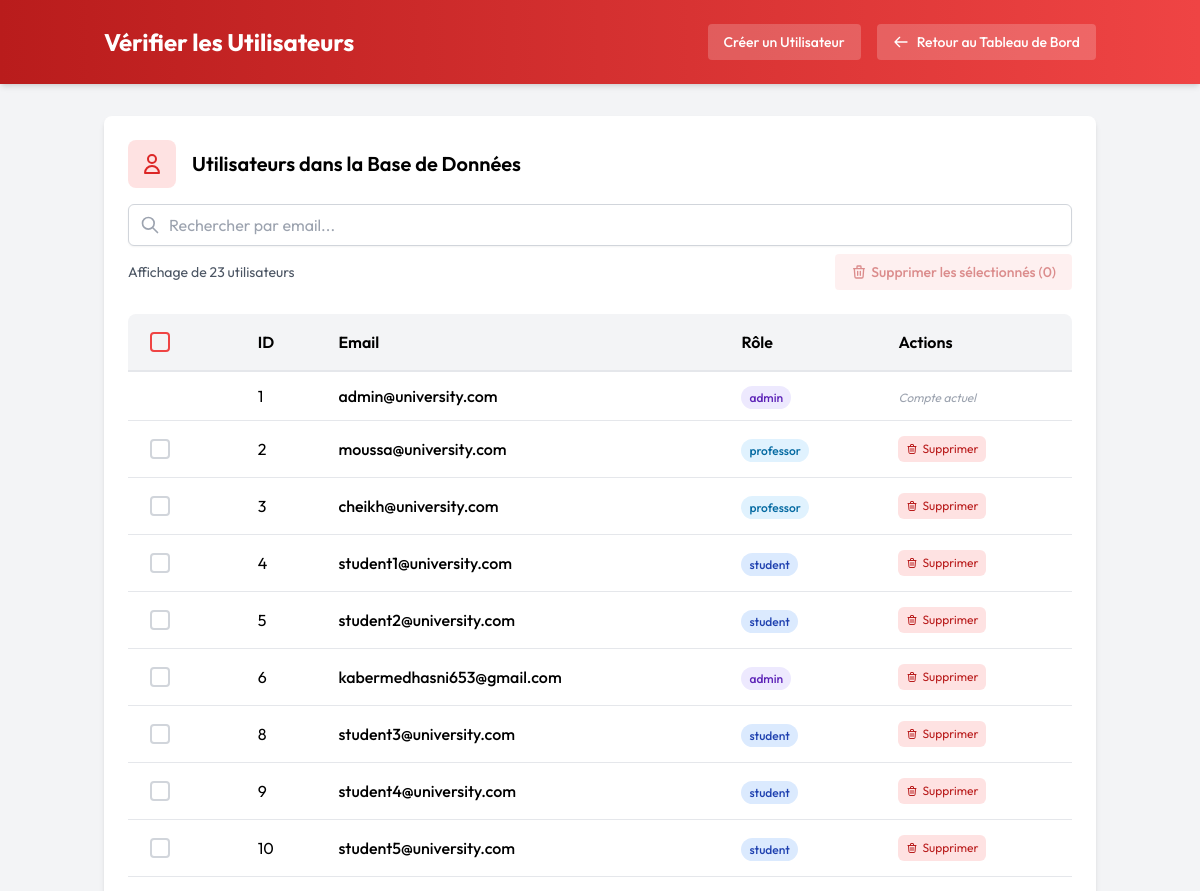
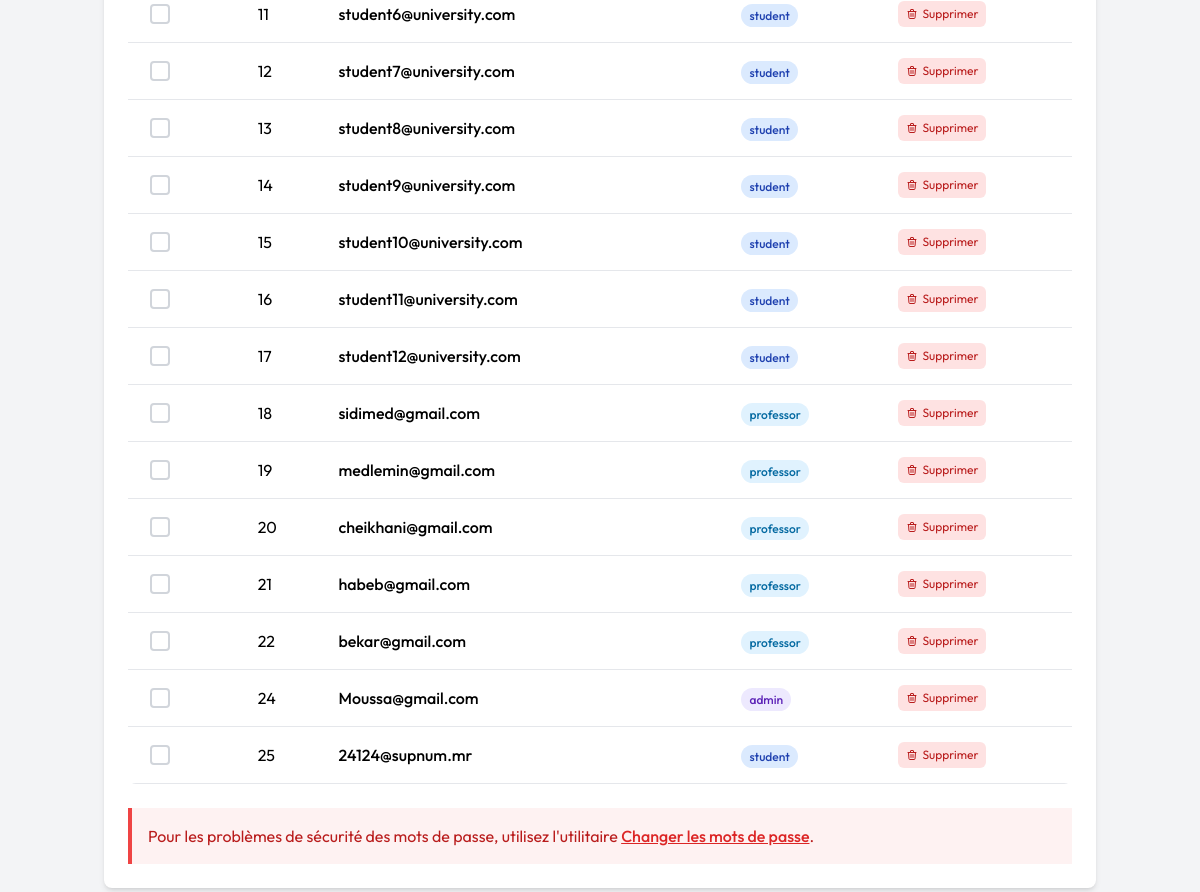
The app's page /views/check_users.php (signed in) with its own data (2 pictures, top to bottom).
### tables this page shows
CREATE TABLE `users` (
  `id` int NOT NULL,
  `name` varchar(100) NOT NULL,
  `email` varchar(100) NOT NULL,
  `password` varchar(255) NOT NULL,
  `role` enum('admin','student','professor') NOT NULL,
  `group_id` int DEFAULT NULL,
  `year_id` int DEFAULT NULL,
  `created_at` timestamp NULL DEFAULT CURRENT_TIMESTAMP
);

### src/views/check_users.php (the view, shortened to what this page needs)
<?php
require_once '../includes/db.php';
try {
    $stmt = $pdo->query("SELECT id, email, role FROM users");
    $users = $stmt->fetchAll(PDO::FETCH_ASSOC);
?>
<!DOCTYPE html>
<html lang="fr">
<head>
    <script src="https://cdn.tailwindcss.com"></script>
</head>
<body class="bg-gray-100 min-h-screen">
    <header class="bg-gradient-to-r from-red-700 to-red-500 text-white shadow-md">
        <div class="container mx-auto px-4 py-6">
            <div class="flex justify-between items-center">
                <h1 class="text-2xl font-bold">Vérifier les Utilisateurs</h1>
                <div class="flex space-x-4">
                    <a href="../views/manage_users.php" class="bg-white/20 hover:bg-white/30 text-white font-medium py-2 px-4 rounded transition duration-300 text-sm">
                        Créer un Utilisateur
                    </a>
                    <a href="../admin/index.php" class="bg-white/20 hover:bg-white/30 text-white font-medium py-2 px-4 rounded transition duration-300 text-sm flex items-center">
                        <svg xmlns="http://www.w3.org/2000/svg" class="h-4 w-4 mr-2" fill="none" viewBox="0 0 24 24" stroke="currentColor">
                            <path stroke-linecap="round" stroke-linejoin="round" stroke-width="2" d="M10 19l-7-7m0 0l7-7m-7 7h18" />
                        </svg>
                        Retour au Tableau de Bord
                    </a>
                </div>
            </div>
        </div>
    </header>
    <main class="container mx-auto px-4 py-8">
        <div class="bg-white rounded-lg shadow-md p-6 mb-8">
            <div class="flex items-center mb-4">
                <div class="bg-red-100 p-3 rounded-lg mr-4">
                    <svg xmlns="http://www.w3.org/2000/svg" class="h-6 w-6 text-red-600" fill="none" viewBox="0 0 24 24" stroke="currentColor">
                        <path stroke-linecap="round" stroke-linejoin="round" stroke-width="2" d="M16 7a4 4 0 11-8 0 4 4 0 018 0zM12 14a7 7 0 00-7 7h14a7 7 0 00-7-7z" />
                    </svg>
                </div>
                <h2 class="text-xl font-semibold">Utilisateurs dans la Base de Données</h2>
            </div>
            <div class="mb-6">
                <div class="relative">
                    <div class="absolute inset-y-0 left-0 pl-3 flex items-center pointer-events-none">
                    </div>
                    <input id="email-search" type="text" class="search-box block w-full pl-10 pr-3 py-2 rounded-md border border-gray-300 shadow-sm focus:outline-none focus:border-red-500 focus:ring-0 transition duration-150 ease-in-out" placeholder="Rechercher par email...">
                </div>
                <div class="flex justify-between items-center mt-2">
                    <p id="search-results" class="text-sm text-gray-600">Affichage de <span id="count-display"><?php echo count($users); ?></span> utilisateurs</p>
                    <button id="bulk-delete-btn" class="bulk-delete-btn py-2 px-4 rounded text-sm font-medium disabled:opacity-50 disabled:cursor-not-allowed" disabled>
                        Supprimer les sélectionnés (<span id="selected-counter">0</span>)
                    </button>
                </div>
            </div>
            <?php if (count($users) === 0): ?>
                <div class="bg-yellow-50 border-l-4 border-yellow-400 p-4">
                    <div class="flex">
                        <div class="flex-shrink-0">
                            <svg class="h-5 w-5 text-yellow-400" viewBox="0 0 20 20" fill="currentColor">
                                <path fill-rule="evenodd" d="M8.257 3.099c.765-1.36 2.722-1.36 3.486 0l5.58 9.92c.75 1.334-.213 2.98-1.742 2.98H4.42c-1.53 0-2.493-1.646-1.743-2.98l5.58-9.92zM11 13a1 1 0 11-2 0 1 1 0 012 0zm-1-8a1 1 0 00-1 1v3a1 1 0 002 0V6a1 1 0 00-1-1z" clip-rule="evenodd" />
                            </svg>
                        </div>
                        <div class="ml-3">
                            <p class="text-sm text-yellow-700">
                                Aucun utilisateur trouvé dans la base de données.
                            </p>
                            <p class="mt-2 text-sm text-yellow-700">
                                Vous devrez peut-être ajouter des utilisateurs d'abord.
                            </p>
                        </div>
                    </div>
                </div>
            <?php else: ?>
                <div class="table-container">
                    <table class="min-w-full">
                        <thead>
                            <tr>
                                <th class="checkbox-column">
                                    <div class="custom-checkbox">
                                        <span class="checkbox-icon"></span>
                                    </div>
                                </th>
                                <th>ID</th>
                                <th>Email</th>
                                <th>Rôle</th>
                                <th>Actions</th>
                            </tr>
                        </thead>
                        <tbody id="users-table-body">
                            <?php foreach ($users as $user):
                                $role_class = 'badge-student';
                                if ($user['role'] === 'admin') {
                                    $role_class = 'badge-admin';
                                } elseif ($user['role'] === 'professor') {
                                    $role_class = 'badge-professor';
                                }
                                $is_current_user = $user['id'] == $_SESSION['user_id'];
                            ?>
                                <tr class="user-row"
                                    data-email="<?php echo htmlspecialchars($user['email']); ?>"
                                    data-id="<?php echo htmlspecialchars($user['id']); ?>"
                                    data-role="<?php echo htmlspecialchars($user['role']); ?>"
                                    <?php if ($is_current_user): ?>data-current-user="true"<?php endif; ?>>
                                    <td data-label="Sélection" class="checkbox-column">
                                        <?php if (!$is_current_user): ?>
                                        <div class="custom-checkbox">
                                            <span class="checkbox-icon"></span>
                                        </div>
                                        <?php endif; ?>
                                    </td>
                                    <td data-label="ID"><?php echo htmlspecialchars($user['id']); ?></td>
                                    <td class="font-medium email-cell" data-label="Email"><?php echo htmlspecialchars($user['email']); ?></td>
                                    <td data-label="Rôle">
                                        <span class="role-badge <?php echo $role_class; ?>">
                                            <?php echo htmlspecialchars($user['role']); ?>
                                        </span>
                                    </td>
                                    <td data-label="Actions">
                                        <?php if (!$is_current_user): ?>
                                            <button
                                                class="delete-btn"
                                                data-id="<?php echo htmlspecialchars($user['id']); ?>"
                                                data-email="<?php echo htmlspecialchars($user['email']); ?>"
                                            >
                                                Supprimer
                                            </button>
                                        <?php else: ?>
                                            <span class="text-gray-400 text-xs italic">Compte actuel</span>
                                        <?php endif; ?>
                                    </td>
                                </tr>
                            <?php endforeach; ?>
                        </tbody>
                    </table>
                </div>
                <div class="mt-6 bg-red-50 border-l-4 border-red-500 p-4">
                    <p class="text-red-700">
                        Pour les problèmes de sécurité des mots de passe, utilisez l'utilitaire
                        <a href="fix_passwords.php" class="text-red-600 hover:text-red-800 font-medium underline">Changer les mots de passe</a>.
                    </p>
                </div>
            <?php endif; ?>
        </div>
    </main>
</body>
</html>
<?php
} catch (PDOException $e) {
    echo "Database error: " . $e->getMessage();
}
?>

### src/views/check_users.php (style rules this page uses)
* { transition: all 0.2s ease; box-sizing: border-box; font-family: "Outfit", -apple-system, BlinkMacSystemFont, "Segoe UI", Roboto, sans-serif; }
.table-container { overflow-x: auto; border-radius: 0.5rem; }
table { width: 100%; border-collapse: collapse; }
th { background-color: #f3f4f6; font-weight: 600; text-align: left; padding: 0.75rem 1rem; border-bottom: 2px solid #e5e7eb; }
td { padding: 0.75rem 1rem; border-bottom: 1px solid #e5e7eb; }
.badge-admin { background-color: #ede9fe; color: #5b21b6; }
.badge-professor { background-color: #e0f2fe; color: #0369a1; }
.badge-student { background-color: #dbeafe; color: #1e40af; }
.role-badge { padding: 0.25rem 0.5rem; border-radius: 9999px; font-size: 0.75rem; font-weight: 500; }
input { transition: all 0.6s ease !important; }
.delete-btn { background-color: #fee2e2; color: #b91c1c; padding: 0.25rem 0.5rem; border-radius: 0.375rem; font-size: 0.75rem; transition: all 0.2s ease; cursor: pointer; display: inline-flex; align-items: center; transition: all 0.3s ease; }
.custom-checkbox { display: flex; align-items: center; padding: 0.375rem; border-radius: 0.375rem; transition: all 0.2s ease; cursor: pointer; }
.custom-checkbox .checkbox-icon { position: relative; display: inline-block; width: 1.25rem; height: 1.25rem; border: 2px solid #d1d5db; border-radius: 0.25rem; margin-right: 0.5rem; transition: all 0.2s ease; }
th .custom-checkbox .checkbox-icon { border-color: #ef4444; }
.user-row, .checkbox-column, .delete-btn { cursor: pointer; transition: background-color 0.2s ease; }
.delete-btn { position: relative; z-index: 10; background-color: #fee2e2; color: #b91c1c; padding: 0.25rem 0.5rem; border-radius: 0.375rem; font-size: 0.75rem; display: inline-flex; align-items: center; }
.bulk-delete-btn { background-color: #fee2e2; color: #b91c1c; transition: all 0.2s ease; display: flex; align-items: center; transition: all 0.3s ease; }
.bulk-delete-btn:disabled { opacity: 0.5; cursor: not-allowed; }

### records on screen
users: id "1", email "admin@university.com", role "admin", shows "Compte actuel"
users: id "2", email "moussa@university.com", role "professor"
users: id "3", email "cheikh@university.com", role "professor"
users: id "4", email "student1@university.com", role "student"
users: id "5", email "student2@university.com", role "student"
users: id "6", email "kabermedhasni653@gmail.com", role "admin"
users: id "8", email "student3@university.com", role "student"
users: id "9", email "student4@university.com", role "student"
users: id "10", email "student5@university.com", role "student"
users: id "11", email "student6@university.com", role "student"
users: id "12", email "student7@university.com", role "student"
users: id "13", email "student8@university.com", role "student"
users: id "14", email "student9@university.com", role "student"
users: id "15", email "student10@university.com", role "student"
users: id "16", email "student11@university.com", role "student"
users: id "17", email "student12@university.com", role "student"
users: id "18", email "sidimed@gmail.com", role "professor"
users: id "19", email "medlemin@gmail.com", role "professor"
users: id "20", email "cheikhani@gmail.com", role "professor"
users: id "21", email "habeb@gmail.com", role "professor"
users: id "22", email "bekar@gmail.com", role "professor"
users: id "24", email "Moussa@gmail.com", role "admin"
users: id "25", email "24124@supnum.mr", role "student"

### other values on screen
count($users) "23"
